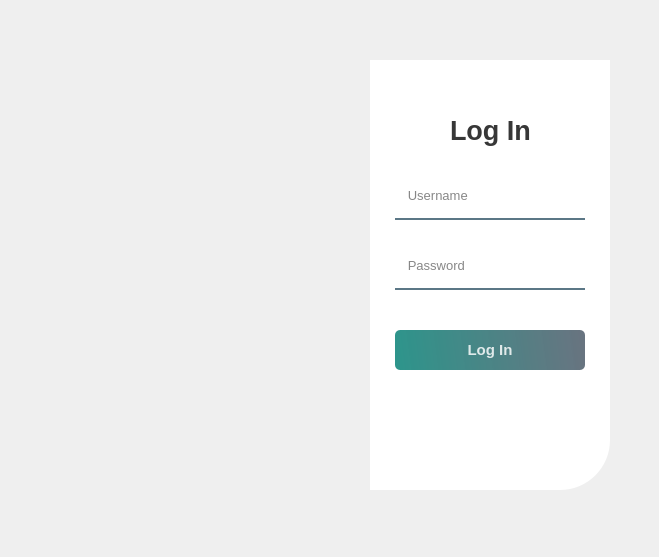
<?xml version="1.0" encoding="UTF-8"?>
<ui version="4.0">
 <class>Form</class>
 <widget class="QWidget" name="Form">
  <property name="geometry">
   <rect>
    <x>0</x>
    <y>0</y>
    <width>659</width>
    <height>557</height>
   </rect>
  </property>
  <property name="windowTitle">
   <string>Form</string>
  </property>
  <widget class="QWidget" name="widget" native="true">
   <property name="geometry">
    <rect>
     <x>30</x>
     <y>30</y>
     <width>611</width>
     <height>500</height>
    </rect>
   </property>
   <property name="styleSheet">
    <string notr="true">QPushButton#pushButton{
background-color:qlineargradient(spread:pad, x1:0, y1:0.505682, x2:1, y2:0.477, stop:0 rgba(11, 131, 120, 219), stop:1 rgba(85, 98, 112, 226));
color:rgba(255, 255, 255, 210);
border-radius:5px;
}

QPushButton#pushButton:hover{
background-color: qlineargradient(spread:pad, x1:0, y1:0.505682, x2:1, y2:0.477, stop:0 rgba(150, 123, 111, 219), stop:1 rgba(85, 81, 84, 226));
}

QPushButton#pushButton:pressed{
padding-left:5px;
padding-top:5px;
background-color:rgba(150,123,11,255);
}</string>
   </property>
   <widget class="QLabel" name="label">
    <property name="geometry">
     <rect>
      <x>19</x>
      <y>30</y>
      <width>341</width>
      <height>430</height>
     </rect>
    </property>
    <property name="styleSheet">
     <string notr="true">border-image:url(./login.png);
border-top-left-radius:50px;</string>
    </property>
    <property name="text">
     <string/>
    </property>
   </widget>
   <widget class="QLabel" name="label_2">
    <property name="geometry">
     <rect>
      <x>340</x>
      <y>30</y>
      <width>240</width>
      <height>430</height>
     </rect>
    </property>
    <property name="styleSheet">
     <string notr="true">background-color:white;
border-bottom-right-radius:50px;</string>
    </property>
    <property name="text">
     <string/>
    </property>
   </widget>
   <widget class="QLabel" name="label_3">
    <property name="geometry">
     <rect>
      <x>420</x>
      <y>80</y>
      <width>100</width>
      <height>40</height>
     </rect>
    </property>
    <property name="font">
     <font>
      <pointsize>20</pointsize>
      <bold>true</bold>
     </font>
    </property>
    <property name="styleSheet">
     <string notr="true">color:rgba(0,0,0,200);</string>
    </property>
    <property name="text">
     <string>Log In</string>
    </property>
   </widget>
   <widget class="QLineEdit" name="lineEdit">
    <property name="geometry">
     <rect>
      <x>365</x>
      <y>150</y>
      <width>190</width>
      <height>40</height>
     </rect>
    </property>
    <property name="font">
     <font>
      <pointsize>10</pointsize>
     </font>
    </property>
    <property name="styleSheet">
     <string notr="true">background-color:white;
border:none;
border-bottom: 2px solid rgba(46,82,101,200);
color:rgba(0,0,0,240);
padding-bottom:7px;
</string>
    </property>
    <property name="text">
     <string/>
    </property>
    <property name="placeholderText">
     <string>   Username</string>
    </property>
   </widget>
   <widget class="QLineEdit" name="lineEdit_2">
    <property name="geometry">
     <rect>
      <x>365</x>
      <y>220</y>
      <width>190</width>
      <height>40</height>
     </rect>
    </property>
    <property name="font">
     <font>
      <pointsize>10</pointsize>
     </font>
    </property>
    <property name="styleSheet">
     <string notr="true">background-color:white;
border:none;
border-bottom: 2px solid rgba(46,82,101,200);
color:rgba(0,0,0,240);
padding-bottom:7px;
</string>
    </property>
    <property name="text">
     <string/>
    </property>
    <property name="echoMode">
     <enum>QLineEdit::Password</enum>
    </property>
    <property name="placeholderText">
     <string>   Password</string>
    </property>
   </widget>
   <widget class="QPushButton" name="pushButton">
    <property name="geometry">
     <rect>
      <x>365</x>
      <y>300</y>
      <width>190</width>
      <height>40</height>
     </rect>
    </property>
    <property name="font">
     <font>
      <pointsize>11</pointsize>
      <bold>true</bold>
     </font>
    </property>
    <property name="styleSheet">
     <string notr="true"/>
    </property>
    <property name="text">
     <string>Log In</string>
    </property>
   </widget>
  </widget>
 </widget>
 <resources>
  <!-- <include location="res1.qrc"/> -->
  <!-- <include location="res1.qrc"/> -->
 </resources>
 <connections/>
</ui>
